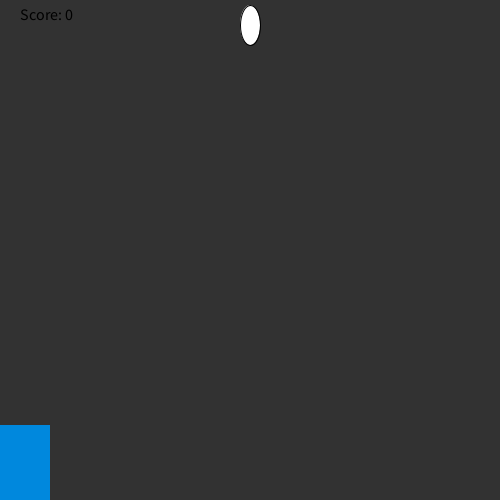
Frame 1 (no input)
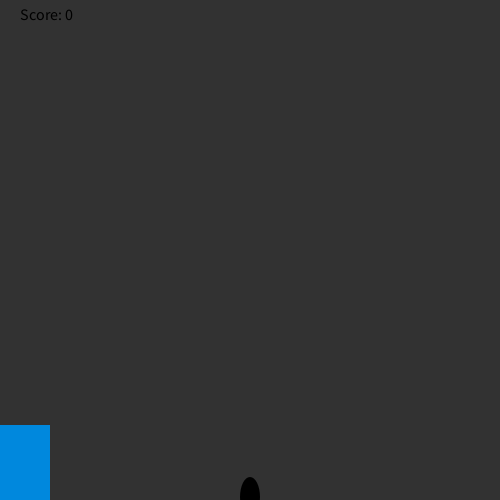
Frame 60 (the mouse pressed at the canvas centre just before this capture)
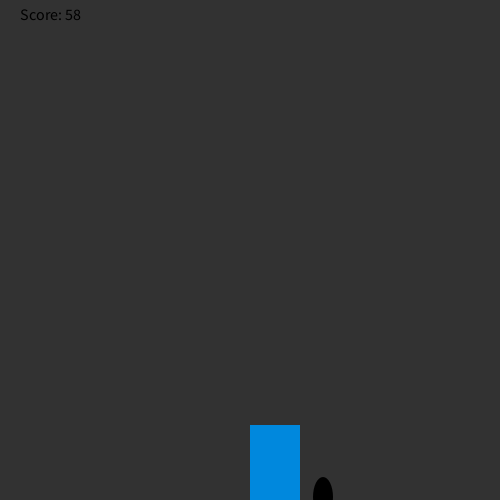
Frame 120 (the mouse held since frame 60 and released just before this capture)

The Processing sketch that drew these frames (run headless with seeded random() and noise(); from frame 60 on, the mouse is pressed at the canvas centre):

// Processing sketch: RainGame
// ── RainGame.pde
int ballY = 25;
int ballX = 250;
int score = 0;
void setup() {
  size(500,500);
}
   
void draw() {
  background(50,50,50);
  ellipse(ballX,ballY,20,40);
  fill(0,136,221);
  noStroke();
  ballY=ballY + 8;
  if(ballY>500) {
    ballY = 25;
    ballX=(int)random(500);
  }
 rect(mouseX,425,50,80);
 checkCatch(ballX);
 fill(0, 0, 0);
textSize(16);
text("Score: " + score, 20, 20);
}  
void checkCatch(int x){
if (x > mouseX && x < mouseX+100)
      score++;
   else if (score > 0)
     score--;
println("Your score is now: " + score);
}
